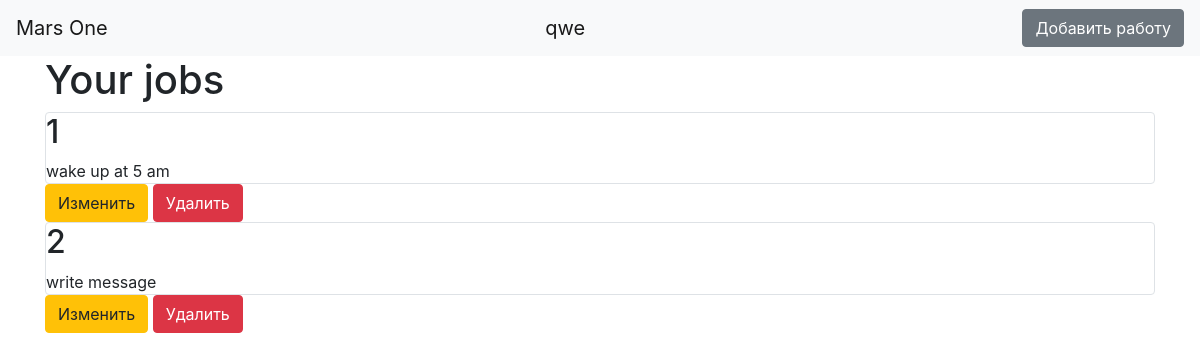
Page / (signed in) on the earlier database version.
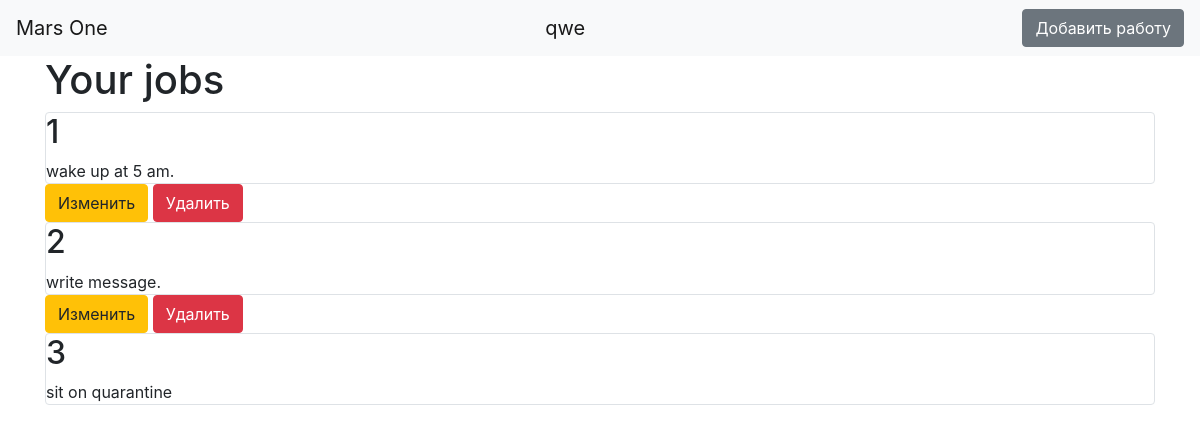
Same page on the later database version.
### data/users.py (models this page shows, shortened)
class User(SqlAlchemyBase, UserMixin, SerializerMixin):
    __tablename__ = 'users'
    id = sqlalchemy.Column(sqlalchemy.Integer,
                           primary_key=True, autoincrement=True)
    surname = sqlalchemy.Column(sqlalchemy.String, nullable=True)
    name = sqlalchemy.Column(sqlalchemy.String, nullable=True)
    age = sqlalchemy.Column(sqlalchemy.Integer, nullable=True)
    about = sqlalchemy.Column(sqlalchemy.String, nullable=True)
    position = sqlalchemy.Column(sqlalchemy.String, nullable=True)
    speciality = sqlalchemy.Column(sqlalchemy.String, nullable=True)
    address = sqlalchemy.Column(sqlalchemy.String, nullable=True)
    email = sqlalchemy.Column(sqlalchemy.String,
                              index=True, unique=True, nullable=True)
    hashed_password = sqlalchemy.Column(sqlalchemy.String, nullable=True)
    modified_date = sqlalchemy.Column(sqlalchemy.DateTime,
                                      default=datetime.datetime.now)
    job = orm.relation("Jobs", back_populates='user')

### data/jobs.py (models this page shows)
class Jobs(SqlAlchemyBase, SerializerMixin):
    __tablename__ = 'jobs'
    id = sqlalchemy.Column(sqlalchemy.Integer,
                           primary_key=True, autoincrement=True)
    team_leader = sqlalchemy.Column(sqlalchemy.Integer, nullable=True)
    job = sqlalchemy.Column(sqlalchemy.String, nullable=True)
    work_size = sqlalchemy.Column(sqlalchemy.Integer, nullable=True)
    collaborators = sqlalchemy.Column(sqlalchemy.String, nullable=True)
    start_date = sqlalchemy.Column(sqlalchemy.DateTime,
                                   default=datetime.datetime.now)
    end_date = sqlalchemy.Column(sqlalchemy.DateTime,
                                 default=datetime.datetime.now)
    is_finished = sqlalchemy.Column(sqlalchemy.Boolean)
    team_leader = sqlalchemy.Column(sqlalchemy.Integer,
                                    sqlalchemy.ForeignKey("users.id"))
    user = orm.relation('User')

### serv.py (the view)
@app.route("/")
def index():
    session = db_session.create_session()
    jobs = session.query(Jobs)
    return render_template("index.html", news=jobs)

### data/db_session.py (called while the page is built)
def create_session() -> Session:
    global __factory
    return __factory()

### serv.py (called while the page is built)
@login_manager.user_loader
def load_user(user_id):
    session = db_session.create_session()
    return session.query(User).get(user_id)

### templates/index.html
{% extends "base.html" %}
{% block content %}
<h1>Your jobs</h1>
{% for item in news%}
<nav>
    {% if current_user.is_authenticated %}
    <div class="col-md6 border rounded">
    <h2>{{item.id}}</h2>
    <div>
        {{item.job}}
    </div>
    </div>
{% endif %}
    {% if current_user.is_authenticated and current_user == item.user or current_user.is_authenticated and current_user.id == 1 %}
    <div>
        <a href="/jobs/{{ item.id }}" class="btn btn-warning">Изменить</a>
        <a href="/jobs_delete/{{ item.id }}" class="btn btn-danger">Удалить</a>
    </div>
{% endif %}
</nav>
{% endfor %}
{% endblock %}

### templates/base.html (shortened to what this page needs)
<!doctype html>
<html lang="en">
<head>
    <link rel="stylesheet"
          href="https://stackpath.bootstrapcdn.com/bootstrap/4.4.1/css/bootstrap.min.css"
>
</head>
<body>
<header>
    <nav class="navbar navbar-light bg-light">
        <a class="navbar-brand" href="#">Mars One</a>
        {% if current_user.is_authenticated %}
        <a class="navbar-brand" href="/logout">{{ current_user.name }}</a>
        <a href="/add_job" class="btn btn-secondary">Добавить работу</a>
        {% else %}
        <p>
            <a class="btn btn-primary " href="/register">Зарегистрироваться</a>
            <a class="btn btn-success" href="/login">Войти</a>
        </p>
        {% endif %}
    </nav>
</header>
<main role="main" class="container">
    {% block content %}{% endblock %}
</main>
</body>
</html>

Differences in the rows shown:
changed Jobs id 1: job "wake up at 5 am" → "wake up at 5 am."
changed Jobs id 2: job "write message" → "write message."
added Jobs: id "3", job "sit on quarantine"
